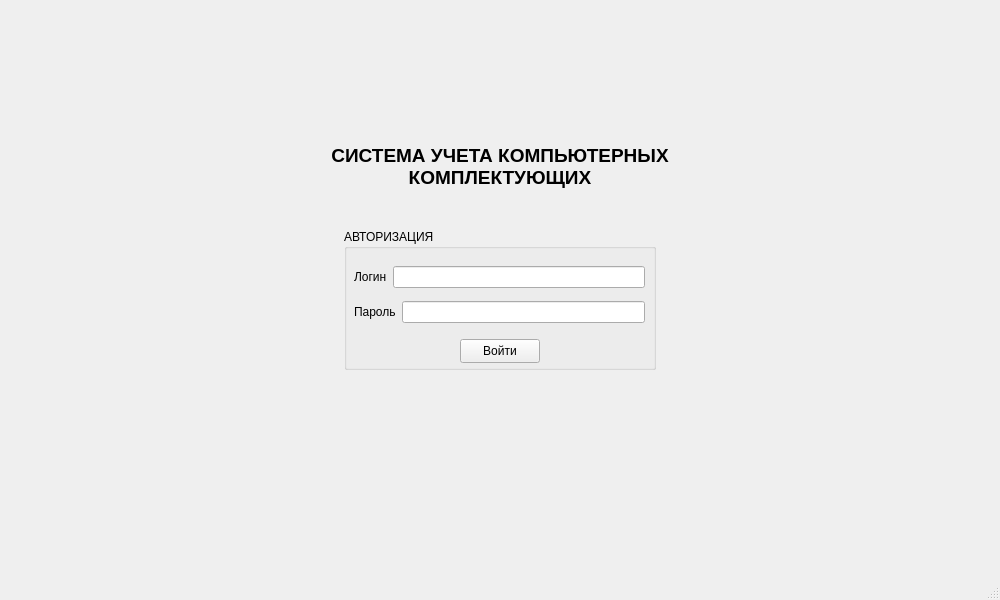
<?xml version="1.0" encoding="UTF-8"?>
<ui version="4.0">
 <class>LoginWindow</class>
 <widget class="QMainWindow" name="LoginWindow">
  <property name="geometry">
   <rect>
    <x>0</x>
    <y>0</y>
    <width>1000</width>
    <height>600</height>
   </rect>
  </property>
  <property name="sizePolicy">
   <sizepolicy hsizetype="Fixed" vsizetype="Fixed">
    <horstretch>53</horstretch>
    <verstretch>36</verstretch>
   </sizepolicy>
  </property>
  <property name="font">
   <font>
    <bold>false</bold>
   </font>
  </property>
  <property name="windowTitle">
   <string>MainWindow</string>
  </property>
  <property name="autoFillBackground">
   <bool>false</bool>
  </property>
  <property name="styleSheet">
   <string notr="true"/>
  </property>
  <widget class="QWidget" name="centralwidget">
   <widget class="QLabel" name="label">
    <property name="geometry">
     <rect>
      <x>307</x>
      <y>140</y>
      <width>386</width>
      <height>52</height>
     </rect>
    </property>
    <property name="font">
     <font>
      <pointsize>14</pointsize>
      <bold>true</bold>
     </font>
    </property>
    <property name="text">
     <string>СИСТЕМА УЧЕТА КОМПЬЮТЕРНЫХ КОМПЛЕКТУЮЩИХ</string>
    </property>
    <property name="alignment">
     <set>Qt::AlignCenter</set>
    </property>
    <property name="wordWrap">
     <bool>true</bool>
    </property>
   </widget>
   <widget class="QGroupBox" name="groupBox">
    <property name="geometry">
     <rect>
      <x>344</x>
      <y>229</y>
      <width>312</width>
      <height>141</height>
     </rect>
    </property>
    <property name="title">
     <string>АВТОРИЗАЦИЯ</string>
    </property>
    <widget class="QWidget" name="verticalLayoutWidget">
     <property name="geometry">
      <rect>
       <x>10</x>
       <y>30</y>
       <width>291</width>
       <height>71</height>
      </rect>
     </property>
     <layout class="QVBoxLayout" name="verticalLayout">
      <item>
       <layout class="QHBoxLayout" name="horizontalLayout">
        <item>
         <widget class="QLabel" name="label_2">
          <property name="text">
           <string>Логин</string>
          </property>
         </widget>
        </item>
        <item>
         <widget class="QLineEdit" name="inputLogin">
          <property name="inputMask">
           <string/>
          </property>
         </widget>
        </item>
       </layout>
      </item>
      <item>
       <layout class="QHBoxLayout" name="horizontalLayout_2">
        <item>
         <widget class="QLabel" name="label_3">
          <property name="text">
           <string>Пароль</string>
          </property>
         </widget>
        </item>
        <item>
         <widget class="QLineEdit" name="inputPassword">
          <property name="maxLength">
           <number>32</number>
          </property>
         </widget>
        </item>
       </layout>
      </item>
     </layout>
    </widget>
    <widget class="QPushButton" name="pbLogin">
     <property name="geometry">
      <rect>
       <x>116</x>
       <y>110</y>
       <width>80</width>
       <height>24</height>
      </rect>
     </property>
     <property name="text">
      <string>Войти</string>
     </property>
    </widget>
   </widget>
  </widget>
  <widget class="QStatusBar" name="statusbar"/>
 </widget>
 <resources/>
 <connections/>
</ui>
